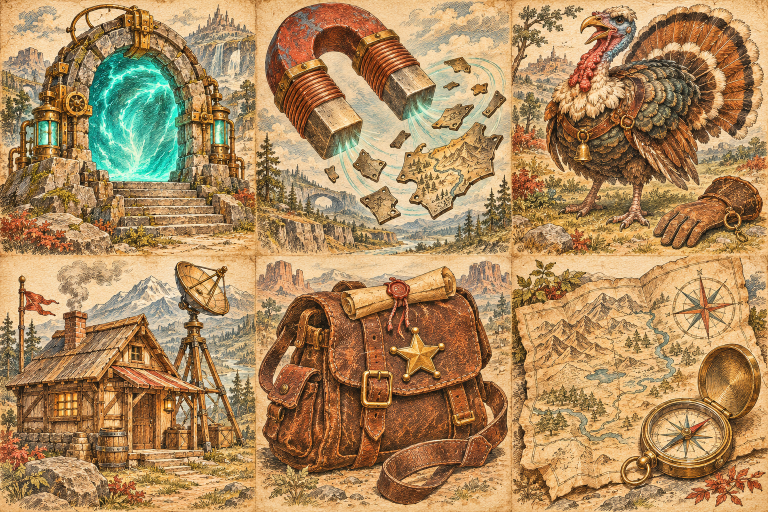
#> input picture artwork/mastery-fieldguide/tier-01.png, 1536 x 1024 px (shown at 1/2 size); its folder holds 4 pictures in this run
$ python export.py
#> lines starting #> are read from the running program, lines starting #| are printed output that depends on the picture
from pathlib import Path

from PIL import Image

# Reading order in each print master is left to right, first the top row, then the bottom.
ROWS = [
    "portal bionic turkimp housing bounty explorers",
    "voidPower pierce heirloom herbalist headstart scry",
    "voidPower2 mapLoot skeletimp mapHealth headstart2 daily",
    "hyperspeed blacksmith turkimp2 magimp headstart3 mapBattery",
    "hyperspeed2 blacksmith2 skeletimp2 quickGen magmaFlow explorers2",
    "voidPower3 blacksmith3 heirloom2 liquification maz scry2",
    "magmamancer mapLoot2 nature kerfluffle stillRowing patience",
    "voidSpecial healthStrength nature2 liquification2 stillRowing2 amalg",
    "voidSpecial2 bionic2 fluffyExp fluffyAbility overkill crit",
    "voidMastery healthStrength2 mesmer liquification3 stillMagmamancer angelic",
]
SOURCE = Path(__file__).resolve().parent
DESTINATION = SOURCE.parents[1] / "app/src/main/assets/game/mobile-assets/mastery-fieldguide"


def export():
    assert len({key for row in ROWS for key in row.split()}) == 60
    DESTINATION.mkdir(parents=True, exist_ok=True)
    for tier, row in enumerate(ROWS, 1):
        with Image.open(SOURCE / f"tier-{tier:02}.png") as sheet:
#> sheet is the input picture: PIL image 1536x1024 RGB; mean R, G, B 172.6, 137.4, 93.7
            width, height = sheet.size
#> width = 1536; height = 1024
            for index, key in enumerate(row.split()):
                y, x = divmod(index, 3)
                bounds = (round(x * width / 3), round(y * height / 2),
                          round((x + 1) * width / 3), round((y + 1) * height / 2))
                tile = sheet.crop(bounds).resize((480, 480), Image.Resampling.LANCZOS)
                tile.save(DESTINATION / f"{key}.webp", quality=85, method=6)
#> this loop made 6 passes
#> pass 1, in export, `tile = sheet.crop(bounds).resize((480, 480), Image.Resampling.LANCZOS)`:
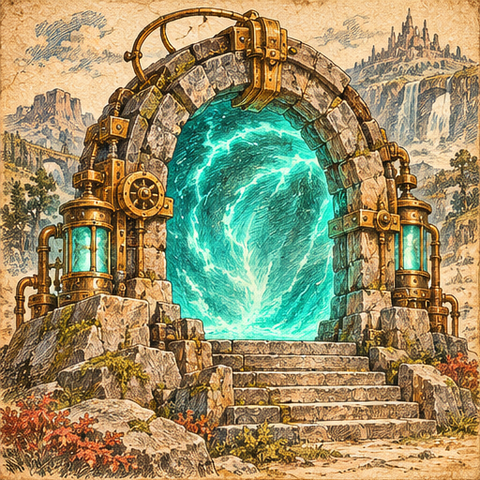
#> tile: PIL image 480x480 RGB; mean R, G, B 153.1, 143.3, 103.3
#> pass 2, in export, `tile = sheet.crop(bounds).resize((480, 480), Image.Resampling.LANCZOS)`:
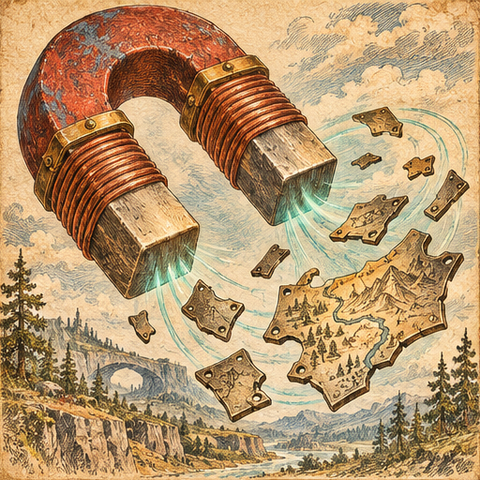
#> tile: PIL image 480x480 RGB; mean R, G, B 182.8, 150.8, 110.5
#> pass 3, in export, `tile = sheet.crop(bounds).resize((480, 480), Image.Resampling.LANCZOS)`:
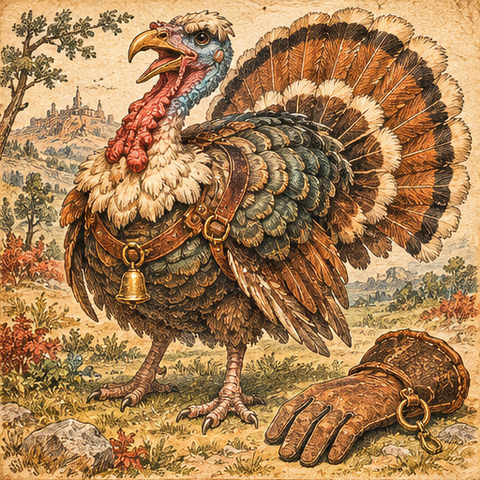
#> tile: PIL image 480x480 RGB; mean R, G, B 167.2, 127, 83.4
#> after the loop:
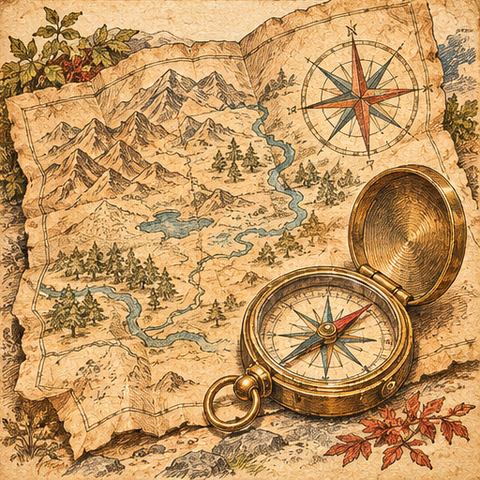
#> tile: PIL image 480x480 RGB; mean R, G, B 193.9, 150.7, 97.2
#> pass 2 of the loop in export, `for tier, row in enumerate(ROWS, 1):`:
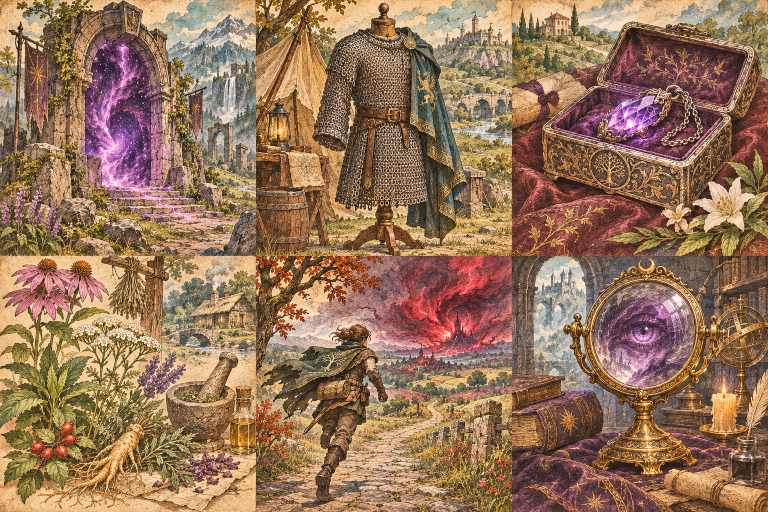
#> input picture artwork/mastery-fieldguide/tier-02.png, 1536 x 1024 px (shown at 1/2 size)
#> in export, sheet is the input picture: PIL image 1536x1024 RGB; mean R, G, B 150, 115.8, 89.3
#> the loop in export, `for index, key in enumerate(row.split()):` made 6 passes
#> pass 1, in export, `tile = sheet.crop(bounds).resize((480, 480), Image.Resampling.LANCZOS)`:
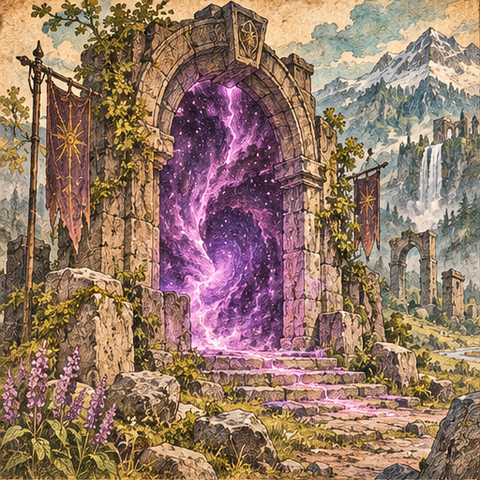
#> tile: PIL image 480x480 RGB; mean R, G, B 148.8, 120, 103.1
#> after the loop in export, `for index, key in enumerate(row.split()):`:
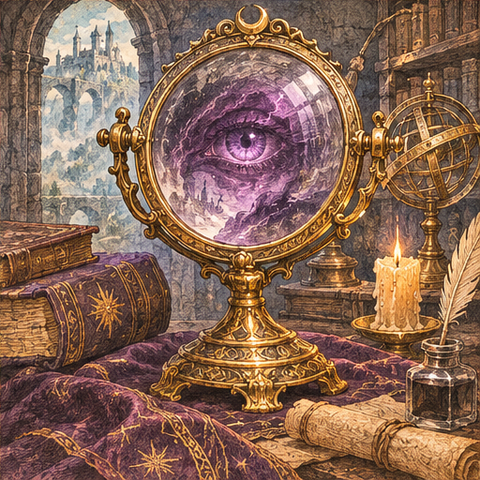
#> tile: PIL image 480x480 RGB; mean R, G, B 134.9, 101.6, 83.5
#> pass 3 of the loop in export, `for tier, row in enumerate(ROWS, 1):`:
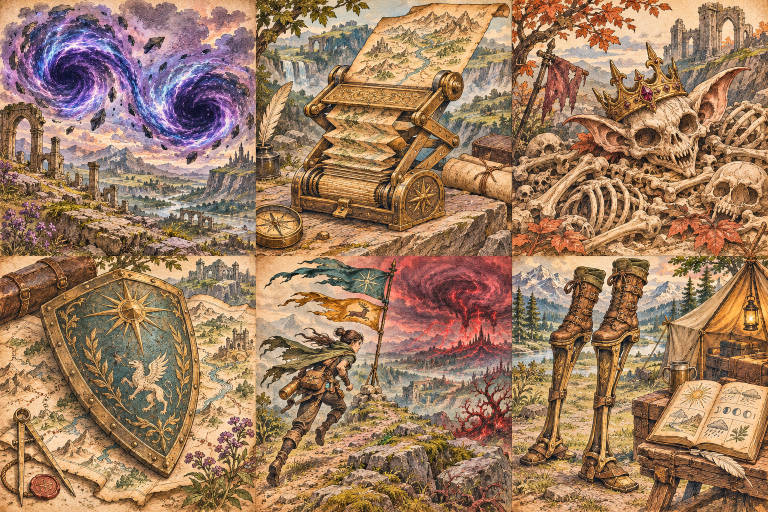
#> input picture artwork/mastery-fieldguide/tier-03.png, 1536 x 1024 px (shown at 1/2 size)
#> in export, sheet is the input picture: PIL image 1536x1024 RGB; mean R, G, B 158.3, 124.1, 97
#> the loop in export, `for index, key in enumerate(row.split()):` made 6 passes
#> pass 1, in export, `tile = sheet.crop(bounds).resize((480, 480), Image.Resampling.LANCZOS)`:
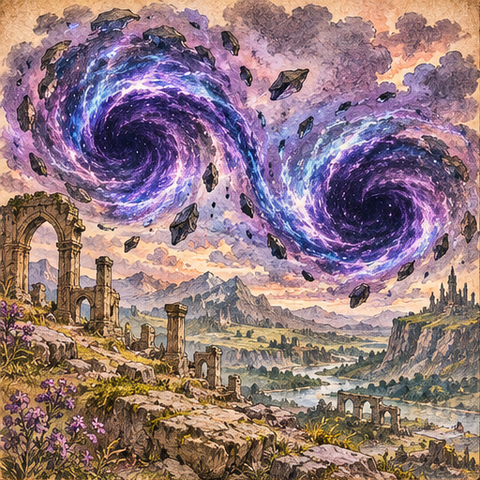
#> tile: PIL image 480x480 RGB; mean R, G, B 145.9, 120, 124.9
#> after the loop in export, `for index, key in enumerate(row.split()):`:
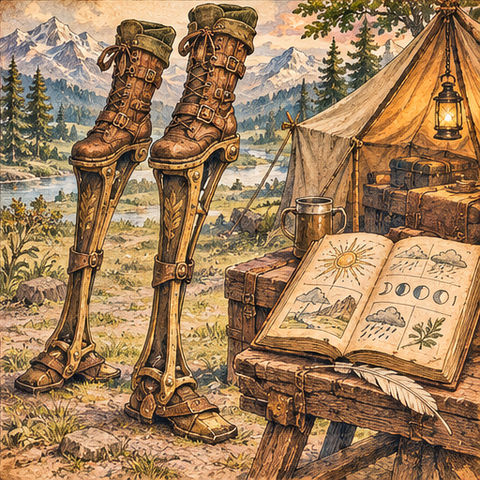
#> tile: PIL image 480x480 RGB; mean R, G, B 159.8, 125.9, 90.2
#> the loop made 5 passes; the first 3 are shown


if __name__ == "__main__":
#> (the run stopped early here; a loop or call above may not have finished)
